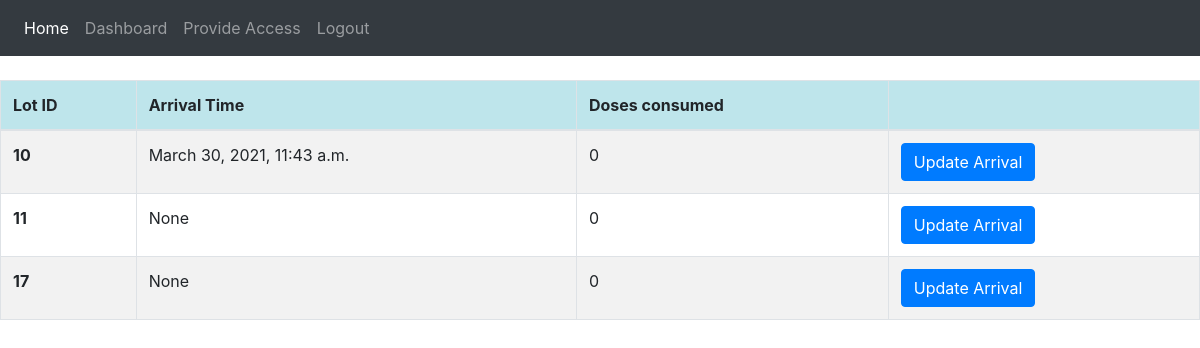
The app's page /dashboard/center/kalyan/ (signed in), older data.
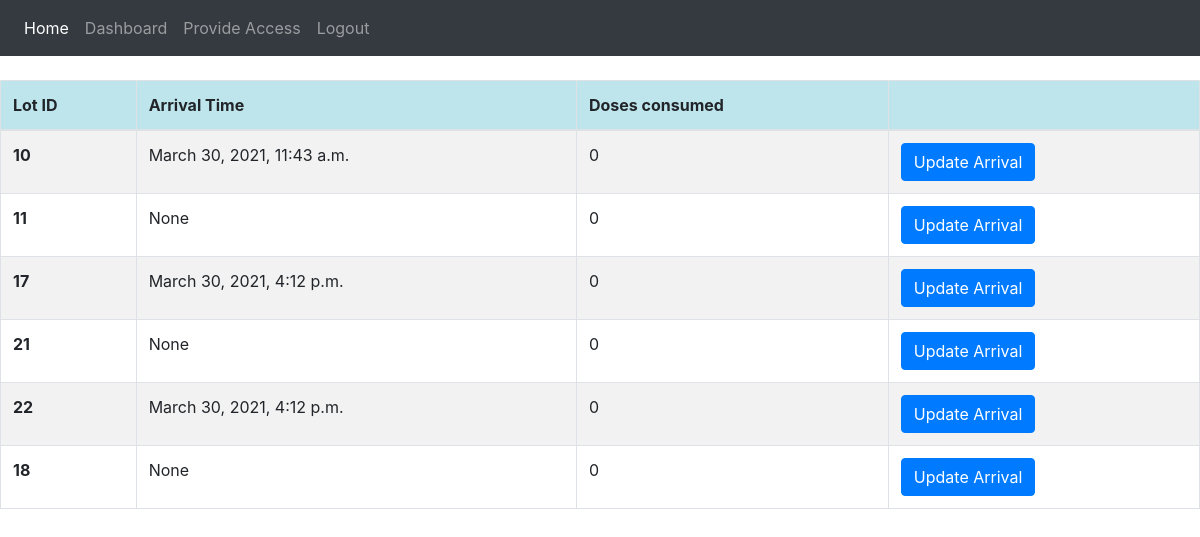
The same page, newer data.
### vaccine_app/models.py (models this page shows, shortened)
class CenterVaccineData(models.Model):
    center = models.ForeignKey(Center, on_delete=models.CASCADE, related_name="centerVaccine")
    lot = models.OneToOneField(VaccineLot, on_delete=models.CASCADE, related_name="centerVaccine")
    arrivalTimestamp = models.DateTimeField(blank = True, null=True, default=None)
    countOfDosesConsumed = models.IntegerField(default = 0)

class VaccineLot(models.Model):
    lotId = models.AutoField(primary_key=True)
    status=models.CharField(max_length = 20, choices = lot_status, default = 'produced')
    productionTimestamp = models.DateTimeField(auto_now_add=True)
    departureTimestamp = models.DateTimeField(blank = True, null=True, default=None)

### vaccine_app/views.py (the view)
# urls.py: path('dashboard/center/<name>/',views.center_dash,name='center_dash'),
@login_required
def center_dash(request,name):
    if name=="":
        return redirect('dashboard')
    if verify(request,"center",name):
        center_obj=Center.objects.get(name=name)
        vaccine_lots = CenterVaccineData.objects.filter(center = center_obj)
        return render(request,'center_dash.html',{'vaccine_lots':vaccine_lots,'name':name})
    else:
        return redirect('dashboard')

### templates/center_dash.html
{% extends 'base.html' %}
{% block content %}
        <br>
        <table class="table table-striped table-bordered">
            <thead>
              <tr class="table-info">
                <th scope="col">Lot ID</th>
                <th scope="col">Arrival Time</th>
                <th scope="col">Doses consumed</th>
                <th scope="col"></th>
              </tr>
            </thead>
            <tbody>
            {% for lot in vaccine_lots %}
              <tr>
                <th scope="row">{{ lot.lot.lotId }}</th>
                <td>{{lot.arrivalTimestamp}}</td>
                <td>{{lot.countOfDosesConsumed}}</td>
                <td><a href="/center/{{name}}/updateArrivalTimeCenter/{{ lot.lot.lotId }}"><button type="button" class="btn btn-primary">Update Arrival</button></a>
              </tr>
            {% endfor %}
            </tbody>
          </table>
{% endblock content %}

Row changes from the older to the newer data that the page shows:
changed CenterVaccineData (number 3 of 6 on the later page): arrivalTimestamp "None" → "March 30, 2021, 4:12 p.m."
added CenterVaccineData: lot.lotId "21", arrivalTimestamp "None", countOfDosesConsumed "0"
added CenterVaccineData: lot.lotId "22", arrivalTimestamp "March 30, 2021, 4:12 p.m.", countOfDosesConsumed "0"
added CenterVaccineData: lot.lotId "18", arrivalTimestamp "None", countOfDosesConsumed "0"
